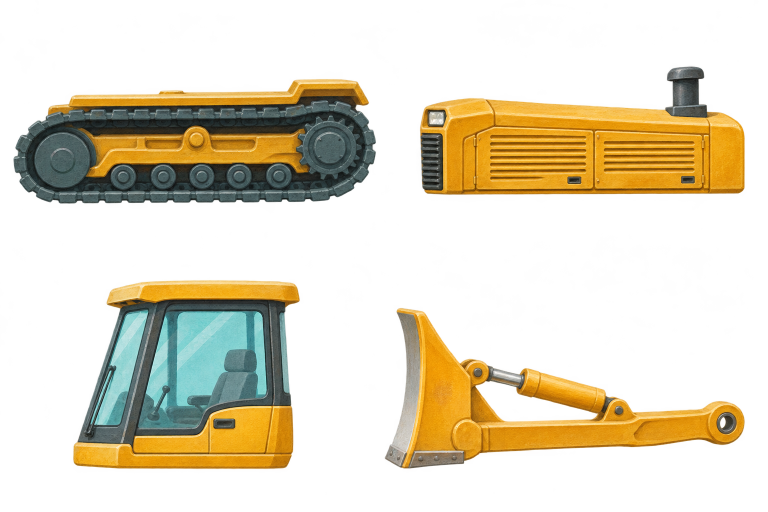
#> input picture art-source/puzzle/crawler-dozer/side-view-modules.png, 1536 x 1024 px (shown at 1/2 size)
$ python split.py
#> lines starting #> are read from the running program, lines starting #| are printed output that depends on the picture
"""Fit four matching side-view modules, with the push arm hinged on the track frame."""
import json
from pathlib import Path

from PIL import Image

source = Path(__file__).resolve().parent
out = source.parents[2] / "dist/puzzle/crawler-dozer"
out.mkdir(parents=True, exist_ok=True)
canvas_size = (1100, 620)


def artwork(name):
#> called with name = 'side-view-modules.png'
    image = Image.open(source / name).convert("RGBA")
#> image is the input picture: PIL image 1536x1024 RGBA; mean R, G, B, A 108.9, 88.5, 42.3, 80.2
    image.putalpha(image.getchannel("A").point(lambda a: 0 if a < 14 else min(255, round(a * 255 / 250))))
    return image


def mount(module, anchor, target, scale_x=1, scale_y=None):
    """Register a local landmark to the chassis deck or push-arm pin."""
#> called with anchor = (392, 279), target = (598, 383), scale_x = 1
    scale_y = scale_x if scale_y is None else scale_y
    inverse = (1/scale_x, 0, anchor[0]-target[0]/scale_x,
               0, 1/scale_y, anchor[1]-target[1]/scale_y)
    return module.transform(canvas_size, Image.Transform.AFFINE, inverse, Image.Resampling.BICUBIC)


pivot = (598, 383)
sheet = artwork("side-view-modules.png")
base = mount(sheet.crop((0, 0, 768, 480)), (392, 279), pivot)
engine = mount(sheet.crop((768, 0, 1536, 480)), (71, 387), (371, 310), .49)
cab = mount(sheet.crop((0, 480, 758, 1024)), (600, 459), (924, 296), .65)
blade = mount(artwork("wider-blade.png"), (1754, 420), pivot, .343, .39)
#> call 2 of artwork, with name = 'wider-blade.png'
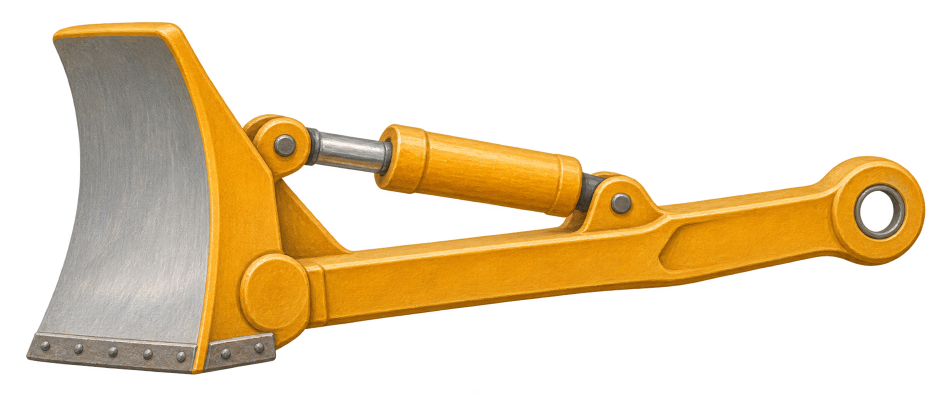
#> input picture art-source/puzzle/crawler-dozer/wider-blade.png, 1902 x 827 px (shown at 1/2 size)
#> in artwork, image is the input picture: PIL image 1902x827 RGBA; mean R, G, B, A 72.3, 54.1, 24.6, 88.7
#> call 4 of mount, with anchor = (1754, 420), target = (598, 383), scale_x = 0.343, scale_y = 0.39
#> in mount (call 4), `scale_y = scale_x if scale_y is None else scale_y`: scale_y = 0.39
#> in mount (call 4), `inverse = (1/scale_x, 0, anchor[0]-target[0]/scale_x, 0, 1/scale_y, an..`: inverse = (2.92, 0, 10.56, 0, 2.56, -562.1)
#> in mount (call 4), `return module.transform(canvas_size, Image.Transform.AFFINE, inverse, ..`:
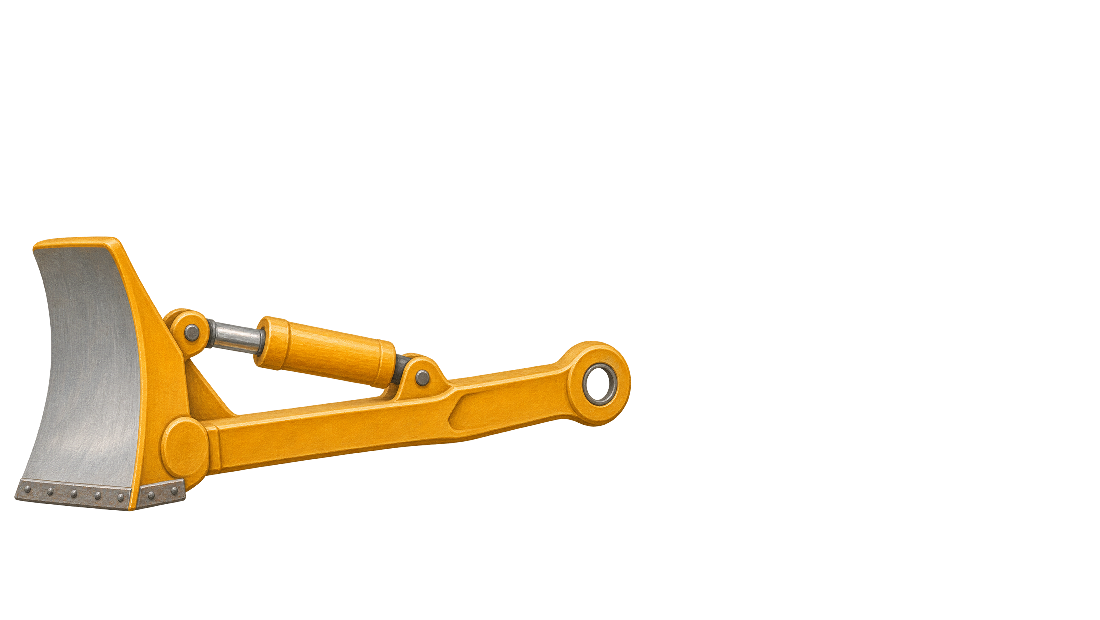
#> returned value: PIL image 1100x620 RGBA; mean R, G, B, A 21.4, 16.2, 7.4, 27.6; transparent parts drawn white

# The deck and rear fender cover the lower mounting lips on both upper modules.
parts = [
    ("crawlerDozerBase", "履带底盘", base),
    ("crawlerDozerEngine", "发动机舱", engine),
    ("crawlerDozerCab", "驾驶室", cab),
    ("crawlerDozerBlade", "推土铲和推架", blade),
]
layers = ["crawlerDozerCab", "crawlerDozerEngine", "crawlerDozerBase", "crawlerDozerBlade"]
by_id = {identifier: layer for identifier, _, layer in parts}
#> by_id = 4 items
assembled = Image.new("RGBA", canvas_size)
#> assembled: PIL image 1100x620 RGBA; every value is 0
for identifier in layers:
    assembled.alpha_composite(by_id[identifier])
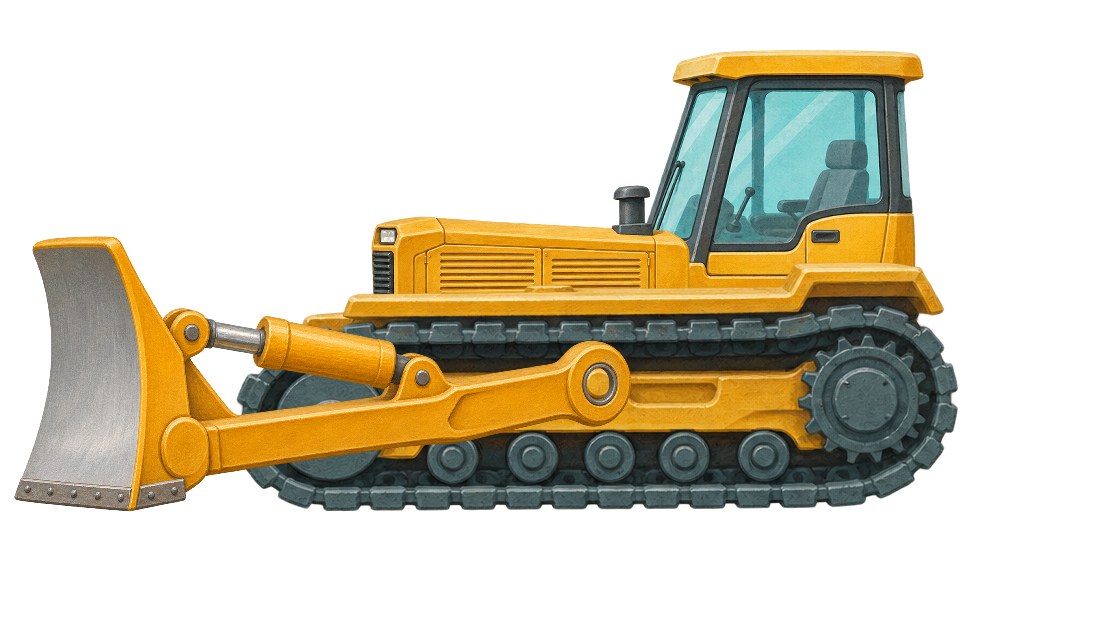
#> assembled: PIL image 1100x620 RGBA; mean R, G, B, A 55.8, 48.8, 29, 100; transparent parts drawn white
left, top, right, bottom = assembled.getchannel("A").getbbox()
#> left = 14; top = 49; right = 958; bottom = 512
assert 0 < left < right < assembled.width and 0 < top < bottom < assembled.height
items = []
for identifier, label, layer in parts:
    x, y, r, b = layer.getchannel("A").getbbox()
    filename = identifier + ".webp"
    layer.crop((x, y, r, b)).save(out / filename, lossless=True)
    items.append(dict(id=identifier, name=label, file="puzzle/crawler-dozer/"+filename,
                      x=x-left, y=y-top, w=r-x, h=b-y))
#> this loop made 4 passes
#> (identifier, label, x, y, r, b, filename) on passes 1 to 4: ('crawlerDozerBase', '履带底盘', 232, 262, 958, 512, 'crawlerDozerBase.webp'), ('crawlerDozerEngine', '发动机舱', 371, 185, 690, 312, 'crawlerDozerEngine.webp'), ('crawlerDozerCab', '驾驶室', 629, 49, 925, 296, 'crawlerDozerCab.webp'), ('crawlerDozerBlade', '推土铲和推架', 14, 236, 631, 512, 'crawlerDozerBlade.webp')
#> pass 1, `layer.crop((x, y, r, b)).save(out / filename, lossless=True)`:
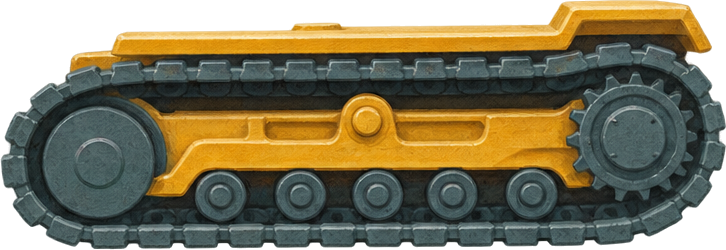
#> saved as crawlerDozerBase.webp: PIL image 726x250 RGBA; mean R, G, B, A 85.9, 78.5, 51.6, 208.7; transparent parts drawn white
#> after the loop, items = 4 items

model = dict(id="crawler-dozer", name="履带式推土机", width=right-left, height=bottom-top,
             layers=layers, parts=items, intro="crawlerDozerIntro")
#> model = 7 items
(out / "model.json").write_text(json.dumps(model, ensure_ascii=False, indent=2), "utf8")
assembled = assembled.crop((left, top, right, bottom))
#> assembled: PIL image 944x463 RGBA
preview = assembled.copy()
preview.thumbnail((420, 230), Image.Resampling.LANCZOS)
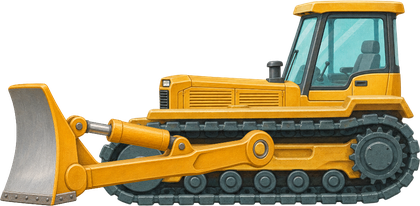
#> preview: PIL image 420x206 RGBA; mean R, G, B, A 89.7, 78.3, 46.5, 156.1; transparent parts drawn white
preview.save(out / "preview.webp", quality=93)

proof = Image.new("RGB", (1250, 430), "#fff3d5")
for i, (_, _, layer) in enumerate(parts):
    tile = layer.crop(layer.getchannel("A").getbbox())
    tile.thumbnail((229, 179), Image.Resampling.LANCZOS)
    x = i % 2 * 250 + (250-tile.width)//2
    y = i // 2 * 215 + (215-tile.height)//2
    proof.paste(tile, (x, y), tile)
#> this loop made 4 passes
#> (x, y) on passes 1 to 4: (10, 68), (260, 62), (17, 233), (260, 271)
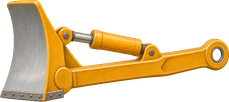
#> tile: PIL image 229x102 RGBA; mean R, G, B, A 93.5, 70.3, 31.6, 110.5; transparent parts drawn white
assembled.thumbnail((720, 410), Image.Resampling.LANCZOS)
#> assembled: PIL image 720x353 RGBA
proof.paste(assembled, (500+(750-assembled.width)//2, (430-assembled.height)//2), assembled)
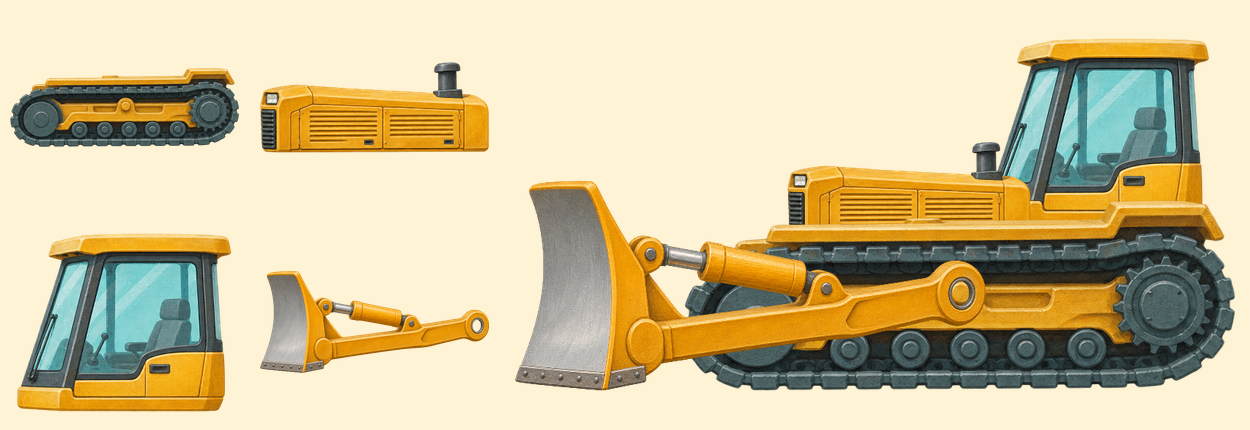
#> proof: PIL image 1250x430 RGB; mean R, G, B 208.9, 194.4, 154.6
proof.save(source / "parts-preview.jpg", quality=94)
